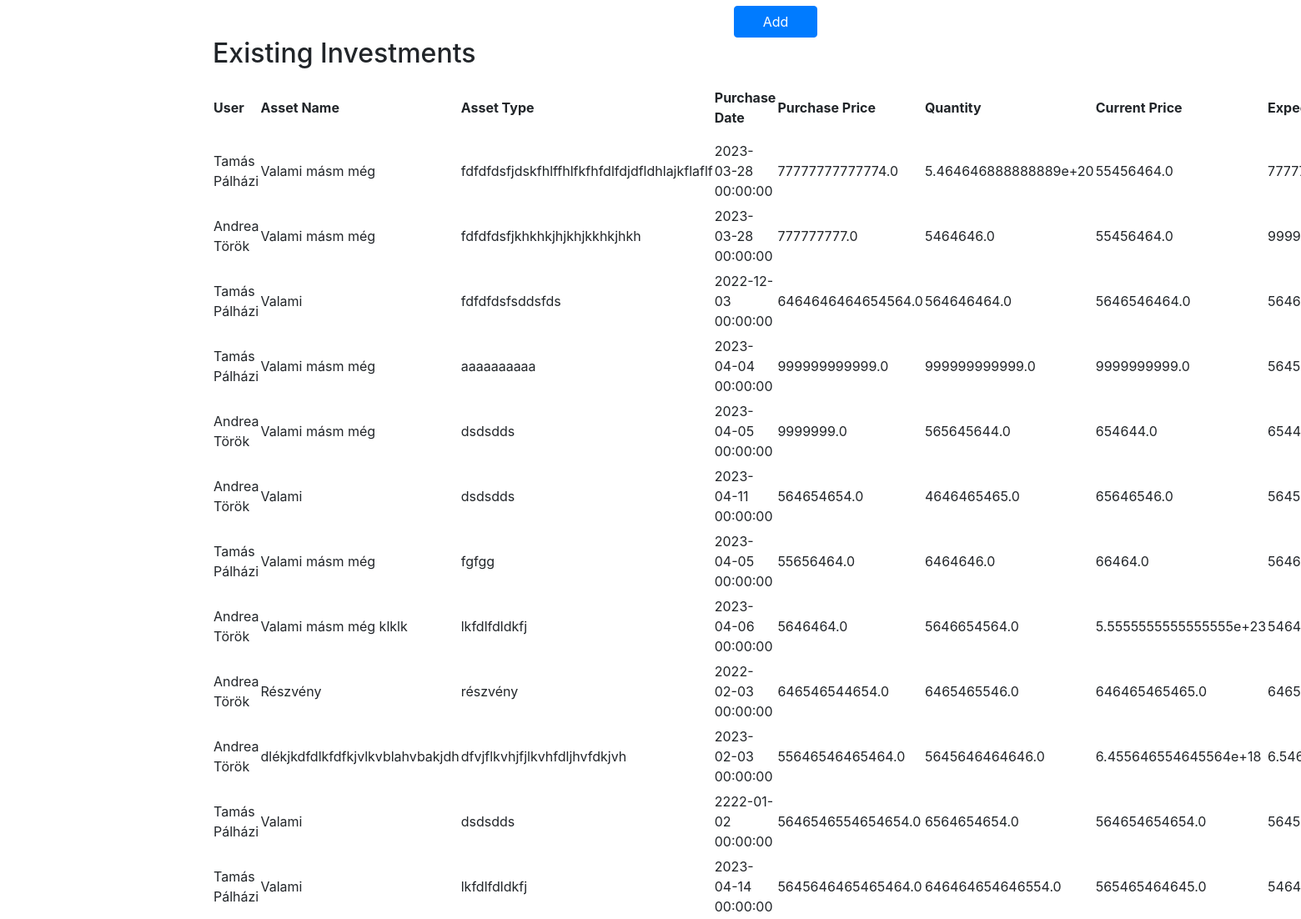
Before: /create-investment (signed in, lower part) with the older database file.
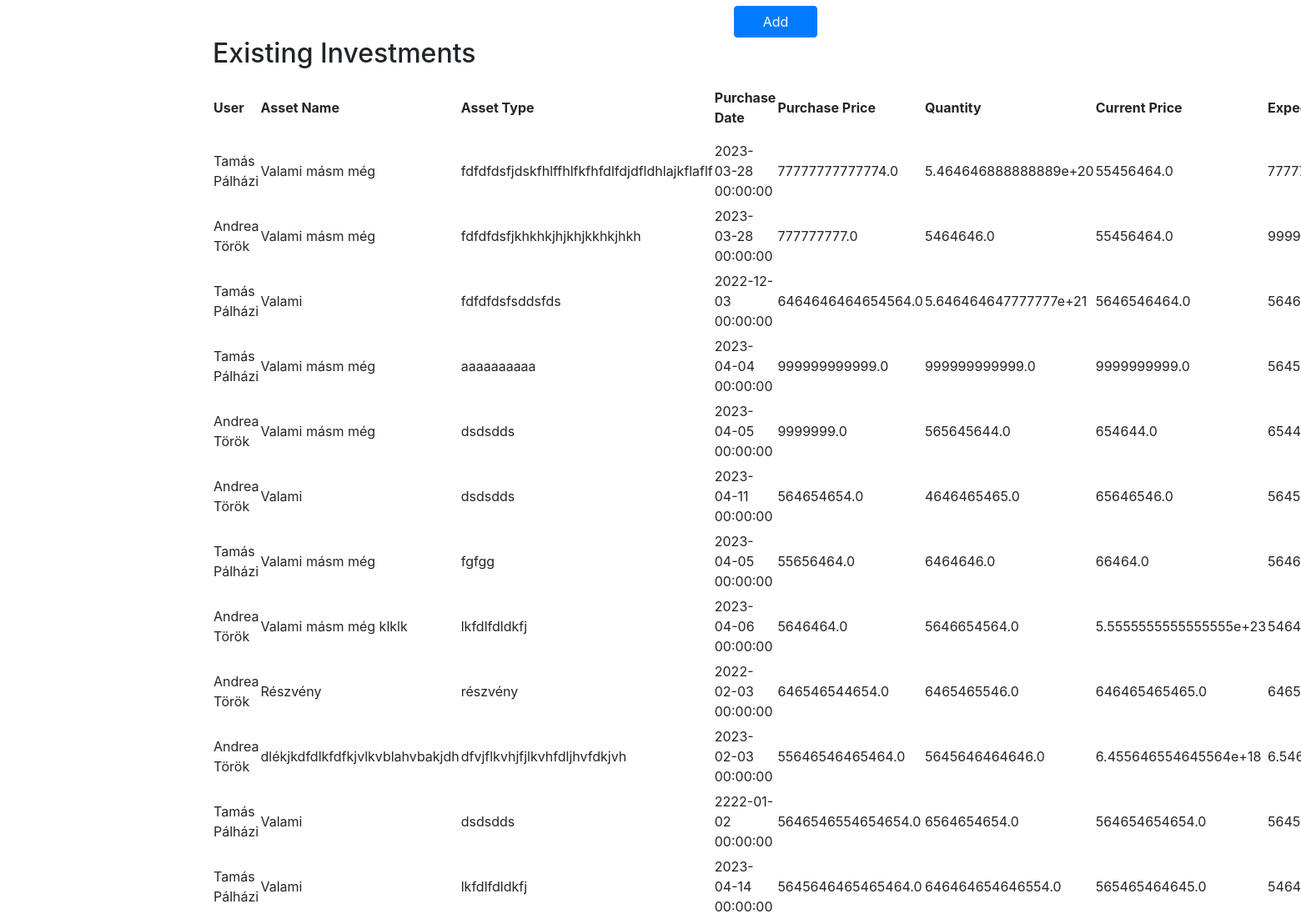
After: the same page with the newer database file.
### website/models.py (models this page shows)
class Investment(db.Model):
    id = db.Column(db.Integer, primary_key=True)
    asset_name = db.Column(db.String(150))
    asset_type = db.Column(db.String(150))
    purchase_date = db.Column(db.DateTime(timezone=True))
    purchase_price = db.Column(db.Float)
    quantity = db.Column(db.Float)
    current_price = db.Column(db.Float)
    expected_interest_amount = db.Column(db.Float)
    interest_payment_date = db.Column(db.DateTime(timezone=True))
    maturity_date = db.Column(db.DateTime(timezone=True))
    user_id = db.Column(db.Integer, db.ForeignKey('user.id'))
    user = db.relationship('User', back_populates='investments')
    snapshots = db.relationship('InvestmentSnapshot', back_populates='investment')

class User(db.Model, UserMixin):
    id = db.Column(db.Integer, primary_key=True)
    email = db.Column(db.String(150), unique=True)
    password = db.Column(db.String(150))
    first_name = db.Column(db.String(150))
    second_name = db.Column(db.String(150))
    notes = db.relationship('Note')
    is_approved = db.Column(db.Boolean, default=False)

### website/views.py (the view, shortened to what this page needs)
@views.route('/create-investment', methods=['GET', 'POST'])
@login_required
def create_investment():
    users = User.query.all()
    user_investments = Investment.query.all()
    return render_template("create_investment.html", user_investments=user_investments, user=current_user, users=users)

### website/__init__.py (called while the page is built)
def create_app():
    app = Flask(__name__)
    app.config['SECRET_KEY'] = 'hjshjhdjah kjshkjdhjs'
    app.config['SQLALCHEMY_DATABASE_URI'] = f'sqlite:///{DB_NAME}'
    db.init_app(app)
    from .views import views
    from .auth import auth
    app.register_blueprint(views, url_prefix='/')
    app.register_blueprint(auth, url_prefix='/')
    from .models import User, Note
    with app.app_context():
        db.create_all()
    login_manager = LoginManager()
    login_manager.login_view = 'auth.login'
    login_manager.init_app(app)
    @login_manager.user_loader
    def load_user(id):
        return User.query.get(int(id))
    return app

### website/templates/create_investment.html (shortened to what this page needs)
{% extends "base.html" %}
{% block content %}
<div class="container">
    <div class="container">
        <form action="{{ url_for('views.create_investment') }}" method="post">
            <button type="submit" class="btn btn-primary">Add</button>
        </form>
        <h2>Existing Investments</h2>
        <table>
            <thead>
                <tr><th>User</th>
                    <th>Asset Name</th>
                    <th>Asset Type</th>
                    <th>Purchase Date</th>
                    <th>Purchase Price</th>
                    <th>Quantity</th>
                    <th>Current Price</th>
                    <th>Expected Interest Amount</th>
                </tr>
            </thead>
            <tbody>
                {% for investment in user_investments %}
                    <tr>
                        <td>{{ investment.user.first_name }} {{ investment.user.second_name }}</td>
                        <td>{{ investment.asset_name }}</td>
                        <td>{{ investment.asset_type }}</td>
                        <td>{{ investment.purchase_date }}</td>
                        <td>{{ investment.purchase_price }}</td>
                        <td>{{ investment.quantity }}</td>
                        <td>{{ investment.current_price }}</td>
                        <td>{{ investment.expected_interest_amount }}</td>
                    </tr>
                {% endfor %}
            </tbody>
        </table>
    </div>
{% endblock %}

Changed rows visible on the page:
changed Investment "fdfdfdsfsddsfds": quantity "564646464.0" → "5.646464647777777e+21"
